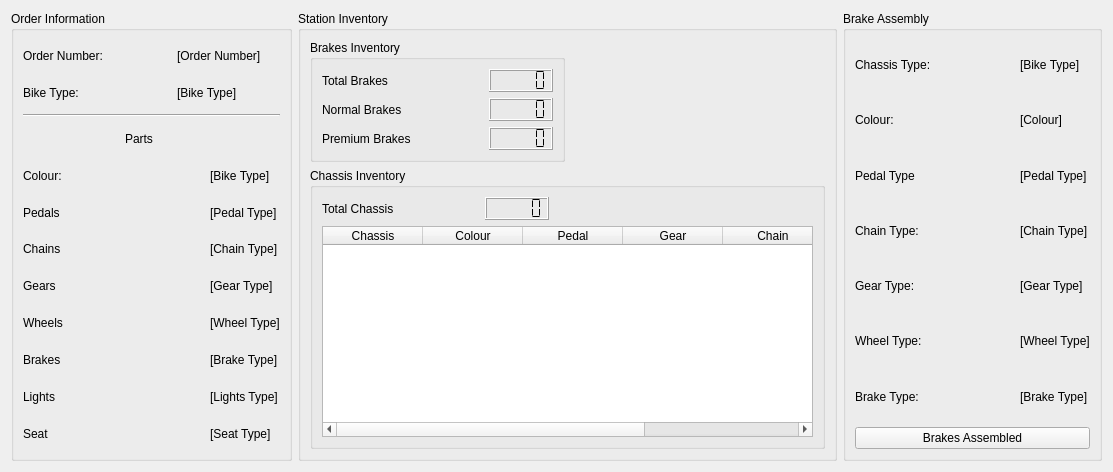
      <widget class="QWidget" name="BrakeAssembly">
       <attribute name="title">
        <string>Brakes</string>
       </attribute>
       <layout class="QGridLayout" name="gridLayout_68">
        <item row="0" column="0">
         <widget class="QGroupBox" name="BrakesStationOrderInformationBox">
          <property name="minimumSize">
           <size>
            <width>281</width>
            <height>385</height>
           </size>
          </property>
          <property name="title">
           <string>Order Information</string>
          </property>
          <layout class="QGridLayout" name="gridLayout_30">
           <item row="3" column="2" colspan="2">
            <spacer name="horizontalSpacer_135">
             <property name="orientation">
              <enum>Qt::Orientation::Horizontal</enum>
             </property>
             <property name="sizeHint" stdset="0">
              <size>
               <width>103</width>
               <height>20</height>
              </size>
             </property>
            </spacer>
           </item>
           <item row="3" column="0">
            <spacer name="horizontalSpacer_134">
             <property name="orientation">
              <enum>Qt::Orientation::Horizontal</enum>
             </property>
             <property name="sizeHint" stdset="0">
              <size>
               <width>96</width>
               <height>20</height>
              </size>
             </property>
            </spacer>
           </item>
           <item row="10" column="0">
            <widget class="QLabel" name="BrakesStation_Brakes_Label">
             <property name="text">
              <string>Brakes</string>
             </property>
            </widget>
           </item>
           <item row="0" column="0">
            <widget class="QLabel" name="BrakesStation_OrderNumber_Label">
             <property name="text">
              <string>Order Number:</string>
             </property>
            </widget>
           </item>
           <item row="5" column="0">
            <widget class="QLabel" name="BrakesStation_Pedal_Label">
             <property name="text">
              <string>Pedals</string>
             </property>
            </widget>
           </item>
           <item row="4" column="0">
            <widget class="QLabel" name="BrakesStation_Colour_Label">
             <property name="text">
              <string>Colour:</string>
             </property>
            </widget>
           </item>
           <item row="3" column="1">
            <widget class="QLabel" name="BrakesStation_Parts_Label">
             <property name="text">
              <string>Parts</string>
             </property>
             <property name="scaledContents">
              <bool>false</bool>
             </property>
             <property name="wordWrap">
              <bool>false</bool>
             </property>
            </widget>
           </item>
           <item row="11" column="1" colspan="2">
            <spacer name="horizontalSpacer_142">
             <property name="orientation">
              <enum>Qt::Orientation::Horizontal</enum>
             </property>
             <property name="sizeHint" stdset="0">
              <size>
               <width>61</width>
               <height>20</height>
              </size>
             </property>
            </spacer>
           </item>
           <item row="10" column="1" colspan="2">
            <spacer name="horizontalSpacer_141">
             <property name="orientation">
              <enum>Qt::Orientation::Horizontal</enum>
             </property>
             <property name="sizeHint" stdset="0">
              <size>
               <width>61</width>
               <height>20</height>
              </size>
             </property>
            </spacer>
           </item>
           <item row="7" column="3">
            <widget class="QLabel" name="BrakesStation_Chain_Value">
             <property name="text">
              <string>[Chain Type]</string>
             </property>
            </widget>
           </item>
           <item row="4" column="3">
            <widget class="QLabel" name="BrakesStation_Colour_Value">
             <property name="text">
              <string>[Bike Type]</string>
             </property>
            </widget>
           </item>
           <item row="12" column="3">
            <widget class="QLabel" name="BrakesStation_Seat_Value">
             <property name="text">
              <string>[Seat Type]</string>
             </property>
            </widget>
           </item>
           <item row="5" column="1" colspan="2">
            <spacer name="horizontalSpacer_137">
             <property name="orientation">
              <enum>Qt::Orientation::Horizontal</enum>
             </property>
             <property name="sizeHint" stdset="0">
              <size>
               <width>61</width>
               <height>20</height>
              </size>
             </property>
            </spacer>
           </item>
           <item row="1" column="2" colspan="2">
            <widget class="QLabel" name="BrakesStation_BikeType_Value">
             <property name="text">
              <string>[Bike Type]</string>
             </property>
            </widget>
           </item>
           <item row="8" column="3">
            <widget class="QLabel" name="BrakesStation_Gear_Value">
             <property name="text">
              <string>[Gear Type]</string>
             </property>
            </widget>
           </item>
           <item row="8" column="1" colspan="2">
            <spacer name="horizontalSpacer_140">
             <property name="orientation">
              <enum>Qt::Orientation::Horizontal</enum>
             </property>
             <property name="sizeHint" stdset="0">
              <size>
               <width>61</width>
               <height>20</height>
              </size>
             </property>
            </spacer>
           </item>
           <item row="0" column="1">
            <spacer name="horizontalSpacer_132">
             <property name="orientation">
              <enum>Qt::Orientation::Horizontal</enum>
             </property>
             <property name="sizeHint" stdset="0">
              <size>
               <width>35</width>
               <height>20</height>
              </size>
             </property>
            </spacer>
           </item>
           <item row="1" column="0">
            <widget class="QLabel" name="BrakesStation_BikeType_Label">
             <property name="text">
              <string>Bike Type:</string>
             </property>
            </widget>
           </item>
           <item row="8" column="0">
            <widget class="QLabel" name="BrakesStation_Gear_Label">
             <property name="text">
              <string>Gears</string>
             </property>
            </widget>
           </item>
           <item row="5" column="3">
            <widget class="QLabel" name="BrakesStation_Pedal_Value">
             <property name="text">
              <string>[Pedal Type]</string>
             </property>
            </widget>
           </item>
           <item row="0" column="2" colspan="2">
            <widget class="QLabel" name="BrakesStation_OrderNumber_Value">
             <property name="text">
              <string>[Order Number]</string>
             </property>
            </widget>
           </item>
           <item row="4" column="1" colspan="2">
            <spacer name="horizontalSpacer_136">
             <property name="orientation">
              <enum>Qt::Orientation::Horizontal</enum>
             </property>
             <property name="sizeHint" stdset="0">
              <size>
               <width>61</width>
               <height>20</height>
              </size>
             </property>
            </spacer>
           </item>
           <item row="10" column="3">
            <widget class="QLabel" name="BrakesStation_Brakes_Value">
             <property name="text">
              <string>[Brake Type]</string>
             </property>
            </widget>
           </item>
           <item row="2" column="0" colspan="4">
            <widget class="Line" name="BrakesStation_Divider">
             <property name="orientation">
              <enum>Qt::Orientation::Horizontal</enum>
             </property>
            </widget>
           </item>
           <item row="12" column="0">
            <widget class="QLabel" name="BrakesStation_Seat_Label">
             <property name="text">
              <string>Seat</string>
             </property>
            </widget>
           </item>
           <item row="11" column="3">
            <widget class="QLabel" name="BrakesStation_Lights_Value">
             <property name="text">
              <string>[Lights Type]</string>
             </property>
            </widget>
           </item>
           <item row="11" column="0">
            <widget class="QLabel" name="BrakesStation_Light_Label">
             <property name="text">
              <string>Lights</string>
             </property>
            </widget>
           </item>
           <item row="7" column="0">
            <widget class="QLabel" name="BrakesStation_Chain_Label">
             <property name="text">
              <string>Chains</string>
             </property>
            </widget>
           </item>
           <item row="1" column="1">
            <spacer name="horizontalSpacer_133">
             <property name="orientation">
              <enum>Qt::Orientation::Horizontal</enum>
             </property>
             <property name="sizeHint" stdset="0">
              <size>
               <width>35</width>
               <height>20</height>
              </size>
             </property>
            </spacer>
           </item>
           <item row="9" column="0">
            <widget class="QLabel" name="BrakesStation_Wheel_Label">
             <property name="text">
              <string>Wheels</string>
             </property>
            </widget>
           </item>
           <item row="9" column="3">
            <widget class="QLabel" name="BrakesStation_Wheel_Value">
             <property name="text">
              <string>[Wheel Type]</string>
             </property>
            </widget>
           </item>
           <item row="9" column="1" colspan="2">
            <spacer name="horizontalSpacer_138">
             <property name="orientation">
              <enum>Qt::Orientation::Horizontal</enum>
             </property>
             <property name="sizeHint" stdset="0">
              <size>
               <width>61</width>
               <height>20</height>
              </size>
             </property>
            </spacer>
           </item>
           <item row="7" column="1" colspan="2">
            <spacer name="horizontalSpacer_139">
             <property name="orientation">
              <enum>Qt::Orientation::Horizontal</enum>
             </property>
             <property name="sizeHint" stdset="0">
              <size>
               <width>40</width>
               <height>20</height>
              </size>
             </property>
            </spacer>
           </item>
           <item row="12" column="1" colspan="2">
            <spacer name="horizontalSpacer_143">
             <property name="orientation">
              <enum>Qt::Orientation::Horizontal</enum>
             </property>
             <property name="sizeHint" stdset="0">
              <size>
               <width>40</width>
               <height>20</height>
              </size>
             </property>
            </spacer>
           </item>
          </layout>
         </widget>
        </item>
        <item row="0" column="1">
         <widget class="QGroupBox" name="BrakeStationInventoryBox">
          <property name="title">
           <string>Station Inventory</string>
          </property>
          <layout class="QGridLayout" name="gridLayout_45">
           <item row="0" column="0">
            <widget class="QGroupBox" name="BrakeStationBrakeInventoryBox">
             <property name="title">
              <string>Brakes Inventory</string>
             </property>
             <layout class="QGridLayout" name="gridLayout_47">
              <item row="1" column="3">
               <widget class="QLCDNumber" name="BrakeStationNormalBrakeCounter">
                <property name="segmentStyle">
                 <enum>QLCDNumber::SegmentStyle::Flat</enum>
                </property>
               </widget>
              </item>
              <item row="2" column="3">
               <widget class="QLCDNumber" name="BrakeStationPremiumBrakeCounter">
                <property name="segmentStyle">
                 <enum>QLCDNumber::SegmentStyle::Flat</enum>
                </property>
               </widget>
              </item>
              <item row="2" column="0" colspan="2">
               <widget class="QLabel" name="BrakeStationPremiumBrakeLabel">
                <property name="text">
                 <string>Premium Brakes</string>
                </property>
               </widget>
              </item>
              <item row="0" column="1" colspan="2">
               <spacer name="horizontalSpacer_225">
                <property name="orientation">
                 <enum>Qt::Orientation::Horizontal</enum>
                </property>
                <property name="sizeHint" stdset="0">
                 <size>
                  <width>37</width>
                  <height>20</height>
                 </size>
                </property>
               </spacer>
              </item>
              <item row="2" column="2">
               <spacer name="horizontalSpacer_227">
                <property name="orientation">
                 <enum>Qt::Orientation::Horizontal</enum>
                </property>
                <property name="sizeHint" stdset="0">
                 <size>
                  <width>30</width>
                  <height>17</height>
                 </size>
                </property>
               </spacer>
              </item>
              <item row="0" column="3">
               <widget class="QLCDNumber" name="BrakeStationTotalBrakeCounter">
                <property name="segmentStyle">
                 <enum>QLCDNumber::SegmentStyle::Flat</enum>
                </property>
               </widget>
              </item>
              <item row="1" column="1" colspan="2">
               <spacer name="horizontalSpacer_223">
                <property name="orientation">
                 <enum>Qt::Orientation::Horizontal</enum>
                </property>
                <property name="sizeHint" stdset="0">
                 <size>
                  <width>40</width>
                  <height>20</height>
                 </size>
                </property>
               </spacer>
              </item>
              <item row="0" column="0">
               <widget class="QLabel" name="BrakeStationTotalBrakeLabel">
                <property name="text">
                 <string>Total Brakes</string>
                </property>
               </widget>
              </item>
              <item row="1" column="0">
               <widget class="QLabel" name="BrakeStationNormalBrakeLabel">
                <property name="text">
                 <string>Normal Brakes</string>
                </property>
               </widget>
              </item>
             </layout>
            </widget>
           </item>
           <item row="1" column="0" colspan="2">
            <widget class="QGroupBox" name="BrakeStationChassisInventoryBox">
             <property name="title">
              <string>Chassis Inventory</string>
             </property>
             <layout class="QGridLayout" name="gridLayout_48">
              <item row="0" column="0">
               <widget class="QLabel" name="BrakeStationInventoryTotalChassisLabel">
                <property name="text">
                 <string>Total Chassis</string>
                </property>
               </widget>
              </item>
              <item row="0" column="1">
               <spacer name="horizontalSpacer_228">
                <property name="orientation">
                 <enum>Qt::Orientation::Horizontal</enum>
                </property>
                <property name="sizeHint" stdset="0">
                 <size>
                  <width>62</width>
                  <height>20</height>
                 </size>
                </property>
               </spacer>
              </item>
              <item row="0" column="2">
               <widget class="QLCDNumber" name="BrakeStationInventoryTotalChassis">
                <property name="segmentStyle">
                 <enum>QLCDNumber::SegmentStyle::Flat</enum>
                </property>
               </widget>
              </item>
              <item row="0" column="3">
               <spacer name="horizontalSpacer_229">
                <property name="orientation">
                 <enum>Qt::Orientation::Horizontal</enum>
                </property>
                <property name="sizeHint" stdset="0">
                 <size>
                  <width>258</width>
                  <height>20</height>
                 </size>
                </property>
               </spacer>
              </item>
              <item row="1" column="0" colspan="4">
               <widget class="QTableWidget" name="BrakeStationChassisInventoryTable">
                <property name="minimumSize">
                 <size>
                  <width>491</width>
                  <height>211</height>
                 </size>
                </property>
                <column>
                 <property name="text">
                  <string>Chassis</string>
                 </property>
                </column>
                <column>
                 <property name="text">
                  <string>Colour</string>
                 </property>
                </column>
                <column>
                 <property name="text">
                  <string>Pedal</string>
                 </property>
                </column>
                <column>
                 <property name="text">
                  <string>Gear</string>
                 </property>
                </column>
                <column>
                 <property name="text">
                  <string>Chain</string>
                 </property>
                </column>
                <column>
                 <property name="text">
                  <string>Wheels</string>
                 </property>
                </column>
               </widget>
              </item>
             </layout>
            </widget>
           </item>
           <item row="0" column="1">
            <spacer name="horizontalSpacer_230">
             <property name="orientation">
              <enum>Qt::Orientation::Horizontal</enum>
             </property>
             <property name="sizeHint" stdset="0">
              <size>
               <width>40</width>
               <height>20</height>
              </size>
             </property>
            </spacer>
           </item>
          </layout>
         </widget>
        </item>
        <item row="0" column="2">
         <widget class="QGroupBox" name="BrakeAssemblyBox">
          <property name="title">
           <string>Brake Assembly</string>
          </property>
          <layout class="QGridLayout" name="gridLayout_9">
           <item row="6" column="2">
            <widget class="QLabel" name="BrakeAssemblyGearValue">
             <property name="text">
              <string>[Gear Type]</string>
             </property>
            </widget>
           </item>
           <item row="7" column="2">
            <widget class="QLabel" name="BrakeAssemblyWheelValue">
             <property name="text">
              <string>[Wheel Type]</string>
             </property>
            </widget>
           </item>
           <item row="5" column="0">
            <widget class="QLabel" name="BrakeAssemblyChainLabel">
             <property name="text">
              <string>Chain Type:</string>
             </property>
            </widget>
           </item>
           <item row="8" column="0">
            <widget class="QLabel" name="BrakeAssemblyBrakeLabel">
             <property name="text">
              <string>Brake Type:</string>
             </property>
            </widget>
           </item>
           <item row="1" column="0">
            <widget class="QLabel" name="BrakeAssemblyColourLabel">
             <property name="text">
              <string>Colour:</string>
             </property>
            </widget>
           </item>
           <item row="1" column="1">
            <spacer name="horizontalSpacer_232">
             <property name="orientation">
              <enum>Qt::Orientation::Horizontal</enum>
             </property>
             <property name="sizeHint" stdset="0">
              <size>
               <width>40</width>
               <height>20</height>
              </size>
             </property>
            </spacer>
           </item>
           <item row="6" column="0">
            <widget class="QLabel" name="BrakeAssemblyGearLabel">
             <property name="text">
              <string>Gear Type:</string>
             </property>
            </widget>
           </item>
           <item row="8" column="2">
            <widget class="QLabel" name="BrakeAssemblyBrakeValue">
             <property name="text">
              <string>[Brake Type]</string>
             </property>
            </widget>
           </item>
           <item row="6" column="1">
            <spacer name="horizontalSpacer_234">
             <property name="orientation">
              <enum>Qt::Orientation::Horizontal</enum>
             </property>
             <property name="sizeHint" stdset="0">
              <size>
               <width>47</width>
               <height>20</height>
              </size>
             </property>
            </spacer>
           </item>
           <item row="7" column="1">
            <spacer name="horizontalSpacer_235">
             <property name="orientation">
              <enum>Qt::Orientation::Horizontal</enum>
             </property>
             <property name="sizeHint" stdset="0">
              <size>
               <width>44</width>
               <height>17</height>
              </size>
             </property>
            </spacer>
           </item>
           <item row="0" column="1">
            <spacer name="horizontalSpacer_231">
             <property name="orientation">
              <enum>Qt::Orientation::Horizontal</enum>
             </property>
             <property name="sizeHint" stdset="0">
              <size>
               <width>40</width>
               <height>20</height>
              </size>
             </property>
            </spacer>
           </item>
           <item row="8" column="1">
            <spacer name="horizontalSpacer_236">
             <property name="orientation">
              <enum>Qt::Orientation::Horizontal</enum>
             </property>
             <property name="sizeHint" stdset="0">
              <size>
               <width>44</width>
               <height>14</height>
              </size>
             </property>
            </spacer>
           </item>
           <item row="0" column="0">
            <widget class="QLabel" name="BrakeAssemblyChassisLabel">
             <property name="text">
              <string>Chassis Type:</string>
             </property>
            </widget>
           </item>
           <item row="9" column="0" colspan="3">
            <widget class="QPushButton" name="BrakeAssemblyAssembledButton">
             <property name="text">
              <string>Brakes Assembled</string>
             </property>
            </widget>
           </item>
           <item row="7" column="0">
            <widget class="QLabel" name="BrakeAssemblyWheelLabel">
             <property name="text">
              <string>Wheel Type:</string>
             </property>
            </widget>
           </item>
           <item row="5" column="1">
            <spacer name="horizontalSpacer_233">
             <property name="orientation">
              <enum>Qt::Orientation::Horizontal</enum>
             </property>
             <property name="sizeHint" stdset="0">
              <size>
               <width>40</width>
               <height>20</height>
              </size>
             </property>
            </spacer>
           </item>
           <item row="0" column="2">
            <widget class="QLabel" name="BrakeAssemblyChassisType">
             <property name="text">
              <string>[Bike Type]</string>
             </property>
            </widget>
           </item>
           <item row="5" column="2">
            <widget class="QLabel" name="BrakeAssemblyChainValue">
             <property name="text">
              <string>[Chain Type]</string>
             </property>
            </widget>
           </item>
           <item row="1" column="2">
            <widget class="QLabel" name="BrakeAssemblyColourValue">
             <property name="text">
              <string>[Colour]</string>
             </property>
            </widget>
           </item>
           <item row="2" column="1">
            <spacer name="horizontalSpacer_273">
             <property name="orientation">
              <enum>Qt::Orientation::Horizontal</enum>
             </property>
             <property name="sizeHint" stdset="0">
              <size>
               <width>77</width>
               <height>20</height>
              </size>
             </property>
            </spacer>
           </item>
           <item row="2" column="2">
            <widget class="QLabel" name="BrakeAssemblyPedalValue">
             <property name="text">
              <string>[Pedal Type]</string>
             </property>
            </widget>
           </item>
           <item row="2" column="0">
            <widget class="QLabel" name="BrakeAssemblyPedalLabel">
             <property name="text">
              <string>Pedal Type</string>
             </property>
            </widget>
           </item>
          </layout>
         </widget>
        </item>
       </layout>
      </widget>
